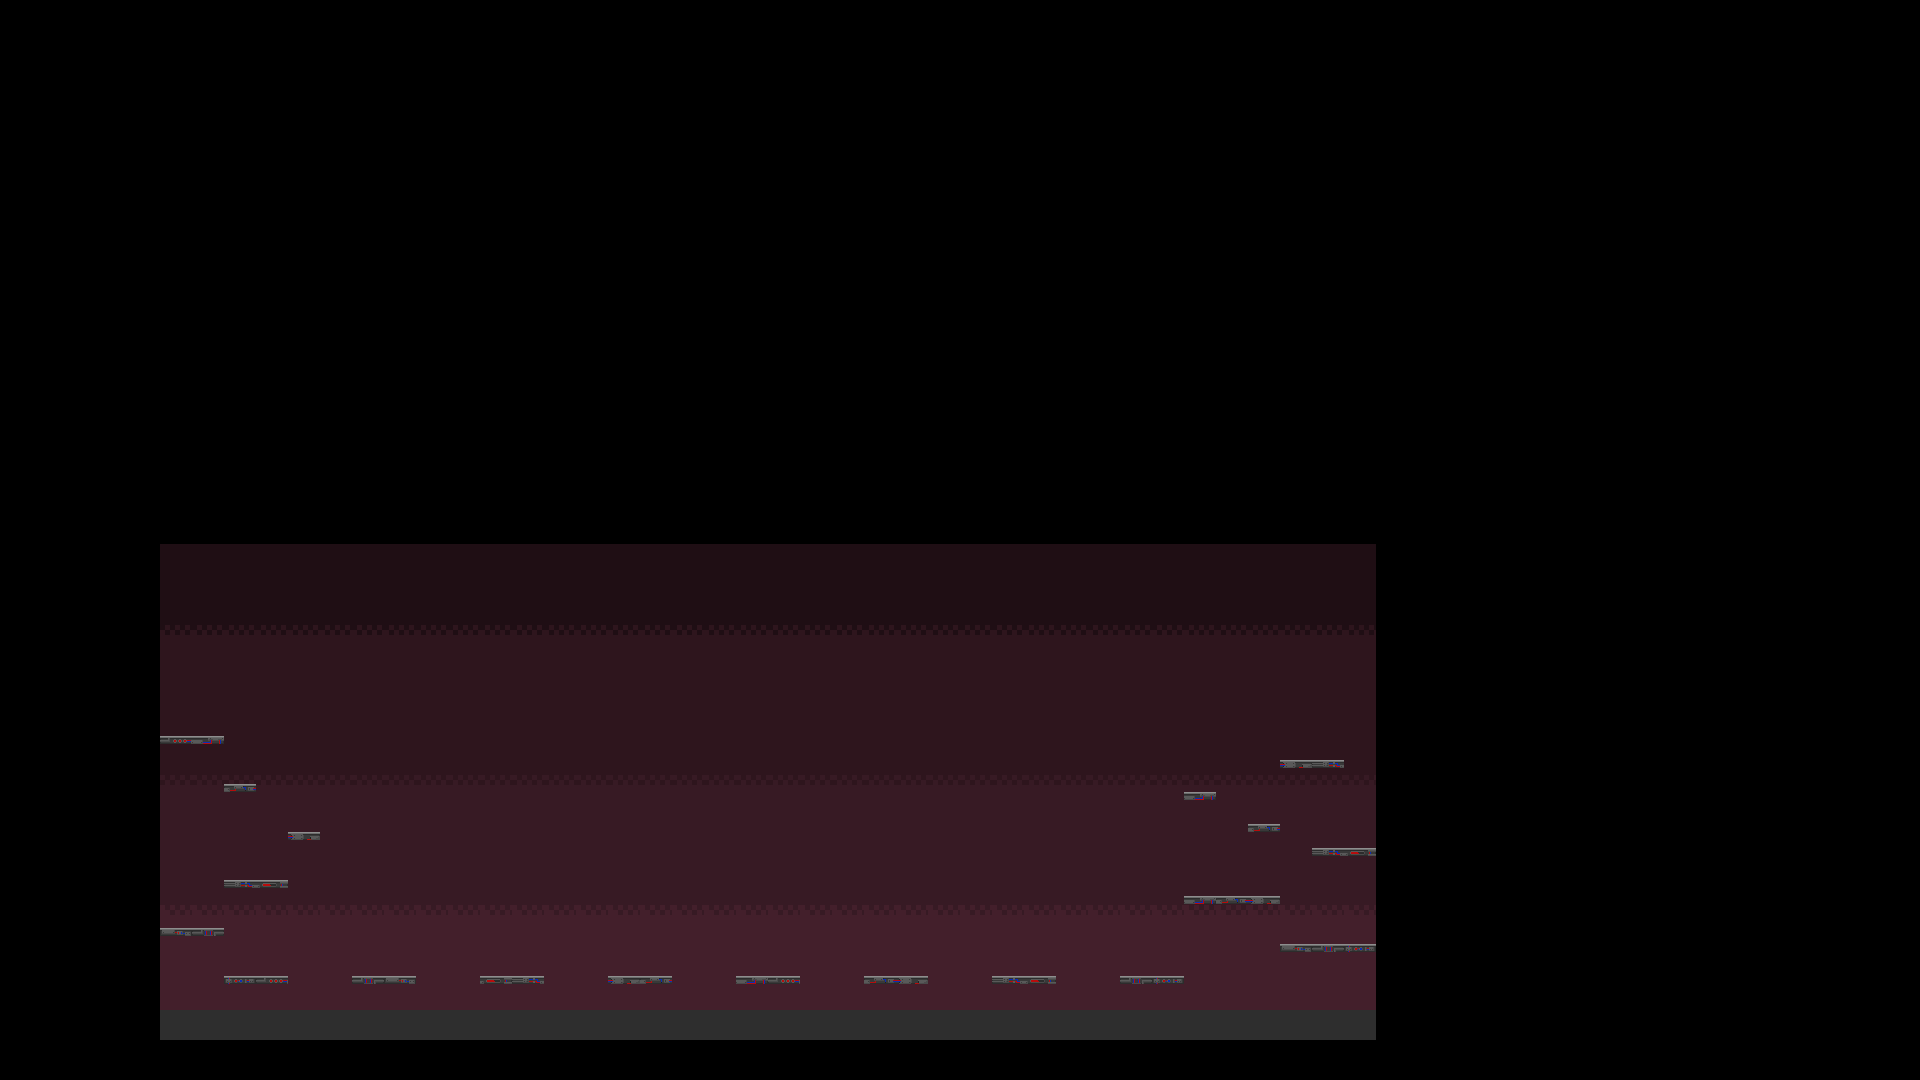

A level layout from a 2D game, rendered from its tile map. Below: a short description, then the map file with tile-grid data replaced by summaries:
An orthogonal 60x135 tile map with 32x8 px tiles, 2 tile layers (background, platforms), 4 tilesets and 22 objects (18x pickup, spawn, jefe, messi, reptiliano).

<map version="1.5" tiledversion="1.7.0" orientation="orthogonal" renderorder="right-down" width="60" height="135" tilewidth="32" tileheight="8" infinite="0" nextlayerid="8" nextobjectid="25">
 <editorsettings>
  <export target="level2.json" format="json" />
 </editorsettings>
 <tileset firstgid="1" name="atlas1" tilewidth="32" tileheight="8" tilecount="18" columns="6">
  <image source="atlas1.png" width="192" height="24" />
  <tile id="0">
   <properties>
    <property name="collides" type="bool" value="true" />
   </properties>
  </tile>
  <tile id="1">
   <properties>
    <property name="collides" type="bool" value="true" />
   </properties>
  </tile>
  <tile id="2">
   <properties>
    <property name="collides" type="bool" value="true" />
   </properties>
  </tile>
  <tile id="3">
   <properties>
    <property name="collides" type="bool" value="true" />
   </properties>
  </tile>
  <tile id="4">
   <properties>
    <property name="collides" type="bool" value="true" />
   </properties>
  </tile>
  <tile id="5">
   <properties>
    <property name="collides" type="bool" value="true" />
   </properties>
  </tile>
  <tile id="6">
   <properties>
    <property name="collides" type="bool" value="true" />
   </properties>
  </tile>
  <tile id="7">
   <properties>
    <property name="collides" type="bool" value="true" />
   </properties>
  </tile>
  <tile id="8">
   <properties>
    <property name="collides" type="bool" value="true" />
   </properties>
  </tile>
  <tile id="9">
   <properties>
    <property name="collides" type="bool" value="true" />
   </properties>
  </tile>
  <tile id="10">
   <properties>
    <property name="collides" type="bool" value="true" />
   </properties>
  </tile>
  <tile id="11">
   <properties>
    <property name="collides" type="bool" value="true" />
   </properties>
  </tile>
  <tile id="12">
   <properties>
    <property name="collides" type="bool" value="true" />
   </properties>
  </tile>
  <tile id="13">
   <properties>
    <property name="collides" type="bool" value="true" />
   </properties>
  </tile>
  <tile id="14">
   <properties>
    <property name="collides" type="bool" value="true" />
   </properties>
  </tile>
  <tile id="15">
   <properties>
    <property name="collides" type="bool" value="true" />
   </properties>
  </tile>
  <tile id="16">
   <properties>
    <property name="collides" type="bool" value="true" />
   </properties>
  </tile>
  <tile id="17">
   <properties>
    <property name="collides" type="bool" value="true" />
   </properties>
  </tile>
 </tileset>
 <tileset firstgid="19" name="mapafondo" tilewidth="32" tileheight="8" tilecount="1280" columns="40">
  <image source="mapafondo.png" width="1280" height="256" />
 </tileset>
 <tileset firstgid="1299" name="test" tilewidth="32" tileheight="8" tilecount="4" columns="1">
  <image source="test.png" width="32" height="32" />
 </tileset>
 <tileset firstgid="1303" name="Mapa 2-1.png" tilewidth="32" tileheight="8" tilecount="62" columns="1">
  <image source="Mapa 2-1.png.png" width="32" height="496" />
 </tileset>
 <layer id="3" name="background" width="60" height="135">
  <data>[8100 cells, 2356 non-empty, 62 distinct tile ids]</data>
 </layer>
 <layer id="1" name="platforms" width="60" height="135">
  <data>[8100 cells, 219 non-empty, 11 distinct tile ids]</data>
 </layer>
 <objectgroup id="5" name="objects">
  <object id="3" name="spawn" x="205" y="993">
   <point />
  </object>
  <object id="4" name="jefe" x="769.333" y="764.833">
   <point />
  </object>
  <object id="5" name="pickup" x="188" y="728">
   <point />
  </object>
  <object id="6" name="pickup" x="241.333" y="760">
   <point />
  </object>
  <object id="7" name="pickup" x="306.667" y="820">
   <point />
  </object>
  <object id="8" name="pickup" x="376" y="953.333">
   <point />
  </object>
  <object id="9" name="pickup" x="245.333" y="850.667">
   <point />
  </object>
  <object id="10" name="pickup" x="184" y="892">
   <point />
  </object>
  <object id="11" name="pickup" x="512" y="965.333">
   <point />
  </object>
  <object id="12" name="pickup" x="632" y="954.667">
   <point />
  </object>
  <object id="13" name="pickup" x="761.333" y="961.333">
   <point />
  </object>
  <object id="14" name="pickup" x="892" y="953.333">
   <point />
  </object>
  <object id="15" name="pickup" x="1020" y="956">
   <point />
  </object>
  <object id="16" name="pickup" x="1148" y="958.667">
   <point />
  </object>
  <object id="17" name="pickup" x="1196" y="773.333">
   <point />
  </object>
  <object id="18" name="pickup" x="1233.33" y="873.333">
   <point />
  </object>
  <object id="19" name="pickup" x="1312" y="728">
   <point />
  </object>
  <object id="20" name="pickup" x="1330.67" y="928">
   <point />
  </object>
  <object id="21" name="pickup" x="1348" y="821.333">
   <point />
  </object>
  <object id="22" name="pickup" x="1230.67" y="1002.67">
   <point />
  </object>
  <object id="23" name="messi" x="190.602" y="773.864">
   <point />
  </object>
  <object id="24" name="reptiliano" x="1345.18" y="991.485">
   <point />
  </object>
 </objectgroup>
</map>
